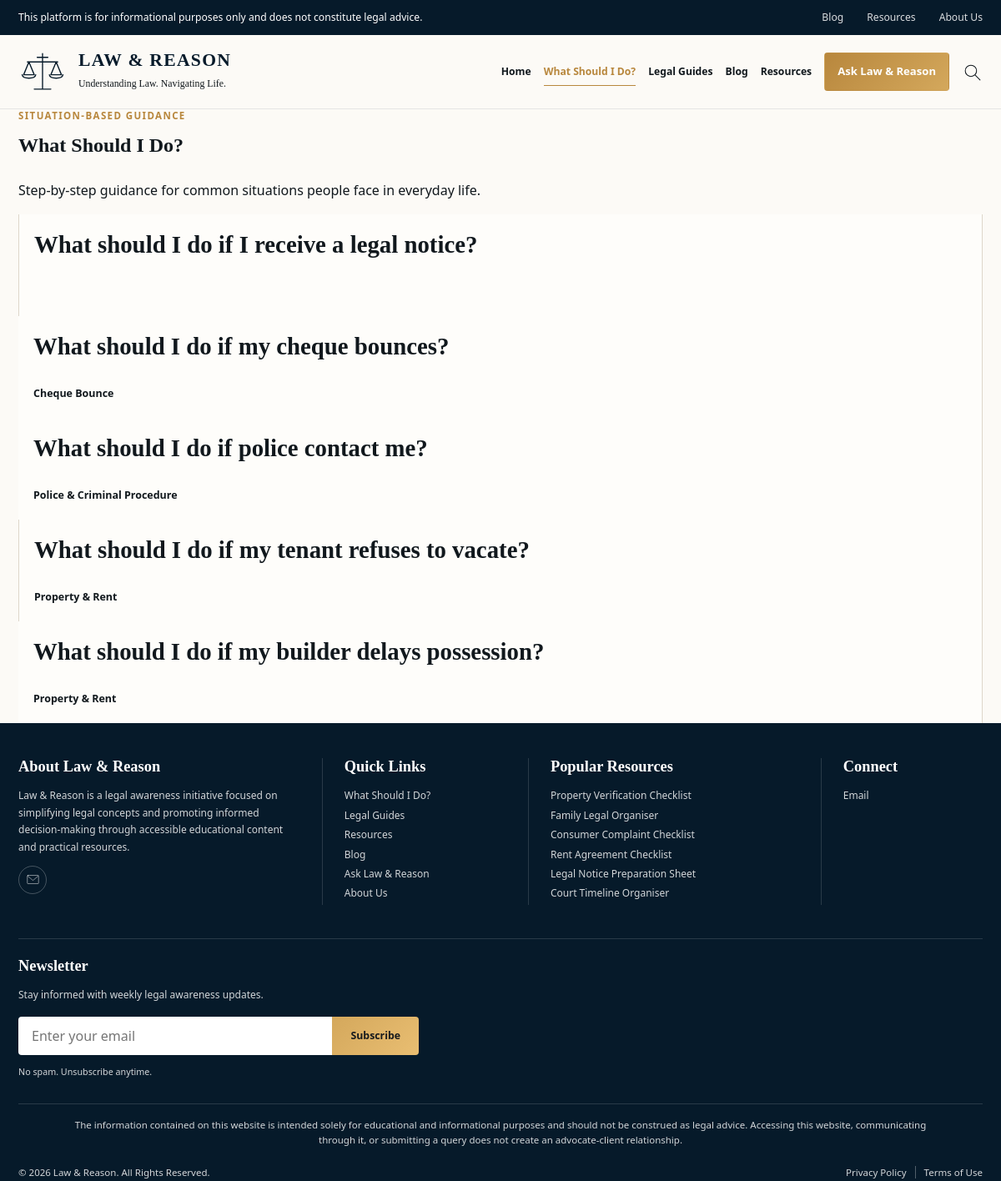
/pages/scenarios/index.php, run on the app's committed database.
### tables this page shows
CREATE TABLE scenarios (
    id INT AUTO_INCREMENT PRIMARY KEY,
    slug VARCHAR(150) NOT NULL UNIQUE,
    question_en VARCHAR(500) NOT NULL,
    question_hi VARCHAR(500) NOT NULL,
    content_en LONGTEXT,
    content_hi LONGTEXT,
    topic_id INT NULL,
    meta_title_en VARCHAR(160),
    meta_title_hi VARCHAR(160),
    meta_description_en VARCHAR(320),
    meta_description_hi VARCHAR(320),
    sort_order INT DEFAULT 0,
    is_published TINYINT(1) DEFAULT 1,
    created_at DATETIME DEFAULT CURRENT_TIMESTAMP,
    updated_at DATETIME DEFAULT CURRENT_TIMESTAMP ON UPDATE CURRENT_TIMESTAMP,
    FOREIGN KEY (topic_id) REFERENCES topics(id) ON DELETE SET NULL
);

CREATE TABLE topics (
    id INT AUTO_INCREMENT PRIMARY KEY,
    slug VARCHAR(100) NOT NULL UNIQUE,
    title_en VARCHAR(255) NOT NULL,
    title_hi VARCHAR(255) NOT NULL,
    description_en TEXT,
    description_hi TEXT,
    content_en LONGTEXT,
    content_hi LONGTEXT,
    icon VARCHAR(50) DEFAULT NULL,
    meta_title_en VARCHAR(160),
    meta_title_hi VARCHAR(160),
    meta_description_en VARCHAR(320),
    meta_description_hi VARCHAR(320),
    sort_order INT DEFAULT 0,
    is_published TINYINT(1) DEFAULT 1,
    created_at DATETIME DEFAULT CURRENT_TIMESTAMP,
    updated_at DATETIME DEFAULT CURRENT_TIMESTAMP ON UPDATE CURRENT_TIMESTAMP
);

### includes/helpers.php (called while the page is built, shortened)
<?php
function getCurrentLang() {
    return $_SESSION['lang'] ?? DEFAULT_LANG;
}
function langField($fieldBase) {
    $lang = getCurrentLang();
    return $fieldBase . '_' . $lang;
}
function getLangValue($row, $fieldBase) {
    $field = langField($fieldBase);
    return $row[$field] ?? $row[$fieldBase . '_en'] ?? '';
}

### pages/scenarios/index.php (the view, shortened to what this page needs)
<?php
require_once __DIR__ . '/../../includes/helpers.php';
try {
    $db = getDB();
    $stmt = $db->query("
        SELECT s.*, t.title_en AS topic_title_en, t.title_hi AS topic_title_hi, t.slug AS topic_slug
        FROM scenarios s
        LEFT JOIN topics t ON s.topic_id = t.id
        WHERE s.is_published = 1
        ORDER BY s.sort_order ASC
    ");
    $scenarios = $stmt->fetchAll();
} catch (PDOException $e) {
    error_log('Scenarios listing error: ' . $e->getMessage());
    $scenarios = [];
}
require_once __DIR__ . '/../../templates/header.php';
?>
    <section class="scenarios-page">
        <div class="container">
            <p class="eyebrow"><?php echo $strings['guidance_eyebrow']; ?></p>
            <h1><?php echo $strings['guidance_title']; ?></h1>
            <p class="section-intro"><?php echo $strings['guidance_copy']; ?></p>
            <?php if (!empty($scenarios)): ?>
            <div class="scenarios-grid">
                <?php foreach ($scenarios as $scenario): ?>
                <a href="/scenarios/<?php echo htmlspecialchars($scenario['slug']); ?>" class="scenario-card">
                    <h2><?php echo htmlspecialchars(getLangValue($scenario, 'question')); ?></h2>
                    <?php if (!empty($scenario['topic_title_en'])): ?>
                    <span class="scenario-topic">
                        <?php echo htmlspecialchars($lang === 'hi' ? ($scenario['topic_title_hi'] ?? $scenario['topic_title_en']) : $scenario['topic_title_en']); ?>
                    </span>
                    <?php endif; ?>
                </a>
                <?php endforeach; ?>
            </div>
            <?php else: ?>
            <p><?php echo $strings['search_no_results']; ?></p>
            <?php endif; ?>
        </div>
    </section>
<?php require_once __DIR__ . '/../../templates/footer.php'; ?>

### public/css/styles.css (style rules this page uses)
:root { --navy: #061a2a; --navy-2: #0b2639; --ink: #11181d; --gold: #b8873d; --gold-light: #d4a85c; --cream: #f8f4ed; --warm-white: #fcfaf6; --line: #ded7cb; --muted: #62605c; --white: #ffffff; --shadow: 0 18px 50px rgba(30, 24, 17, 0.09); --serif: Georgia, "Times New Roman", serif; --sans: "Segoe UI", Arial, sans-serif; }
* { box-sizing: border-box; }
html { overflow-x: clip; scroll-behavior: smooth; }
body { margin: 0; overflow-x: clip; color: var(--ink); background: var(--warm-white); font-family: var(--sans); font-size: 16px; line-height: 1.65; }
a { color: inherit; text-decoration: none; }
.container { width: min(1400px, calc(100% - 64px)); margin: 0 auto; }
.eyebrow { margin: 0 0 8px; color: var(--gold); font-size: 0.72rem; font-weight: 700; letter-spacing: 0.12em; line-height: 1.4; text-transform: uppercase; }
h1, h2, h3, p { margin-top: 0; }
h1, h2, h3 { font-family: var(--serif); }
h2 { margin-bottom: 14px; font-size: clamp(1.55rem, 2.4vw, 2.15rem); line-height: 1.16; }
.scenario-card { min-height: 122px; padding: 20px 18px; display: flex; justify-content: space-between; flex-direction: column; border-right: 1px solid var(--line); background: rgba(255, 255, 255, 0.45); font-size: 0.78rem; font-weight: 700; line-height: 1.45; transition: background 180ms ease; }
.scenario-card:first-child { border-left: 1px solid var(--line); }
@media (max-width: 1250px) { .container { width: min(1160px, calc(100% - 44px)); } }
@media (max-width: 1250px) { .scenario-card:nth-child(4) { border-left: 1px solid var(--line); } }

### data on the page
scenarios: question_en "What should I do if I receive a legal notice?"
scenarios: question_en "What should I do if my cheque bounces?", topic.title_en "Cheque Bounce"
scenarios: question_en "What should I do if police contact me?", topic.title_en "Police & Criminal Procedure"
scenarios: question_en "What should I do if my tenant refuses to vacate?", topic.title_en "Property & Rent"
scenarios: question_en "What should I do if my builder delays possession?", topic.title_en "Property & Rent"

### other printed values
$strings['announcement'] "This platform is for informational purposes only and does not constitute legal advice."
$strings['nav_blog'] "Blog"
$strings['nav_resources'] "Resources"
$strings['nav_about'] "About Us"
$strings['nav_home'] "Home"
$strings['nav_guidance'] "What Should I Do?"
$strings['nav_legal_guides'] "Legal Guides"
$strings['nav_ask'] "Ask Law & Reason"
$strings['guidance_eyebrow'] "SITUATION-BASED GUIDANCE"
$strings['guidance_title'] "What Should I Do?"
$strings['guidance_copy'] "Step-by-step guidance for common situations people face in everyday life."
$strings['footer_about_title'] "About Law & Reason"
$strings['footer_about_text'] "Law & Reason is a legal awareness initiative focused on simplifying legal concepts and promoting informed decision-making through accessible educational content and practical resources."
$strings['footer_quick_links'] "Quick Links"
$strings['footer_popular_resources'] "Popular Resources"
